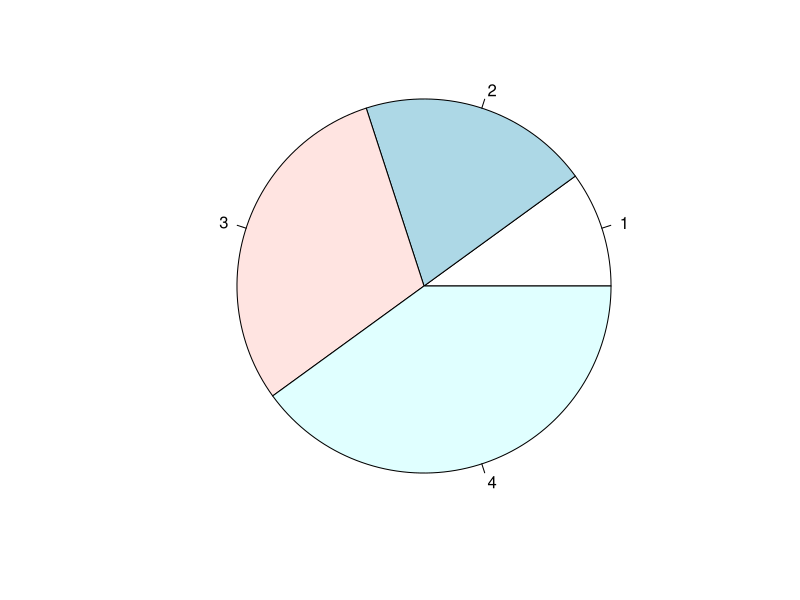
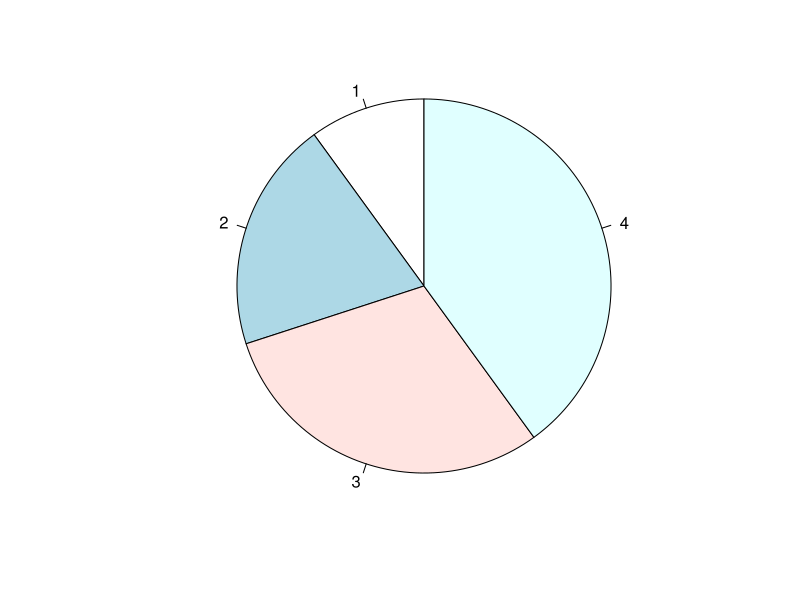
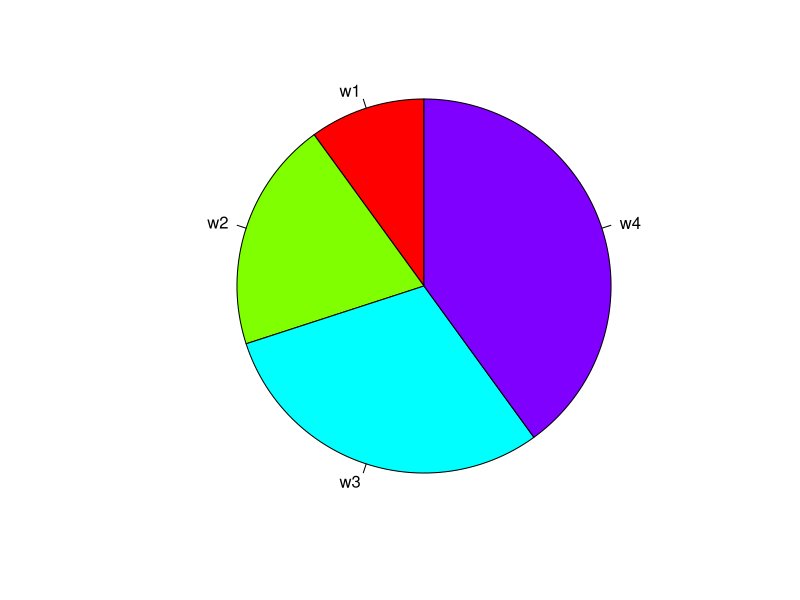
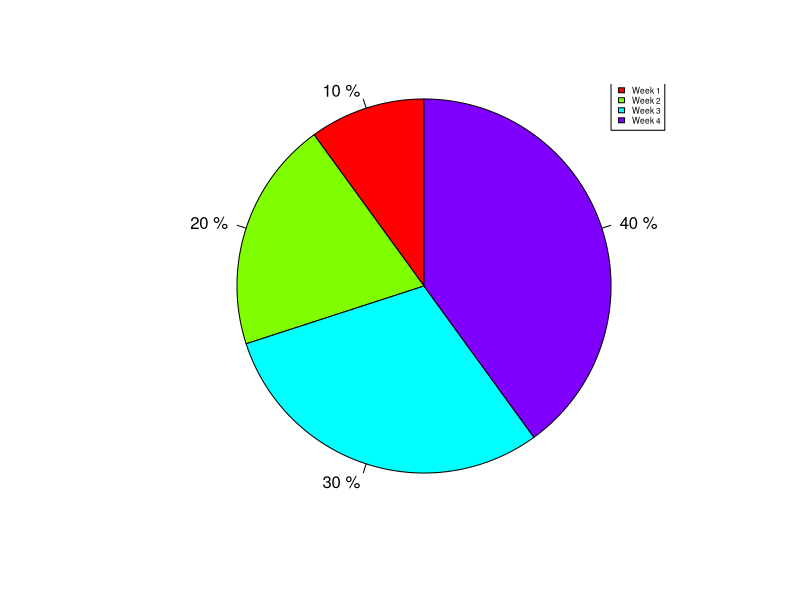
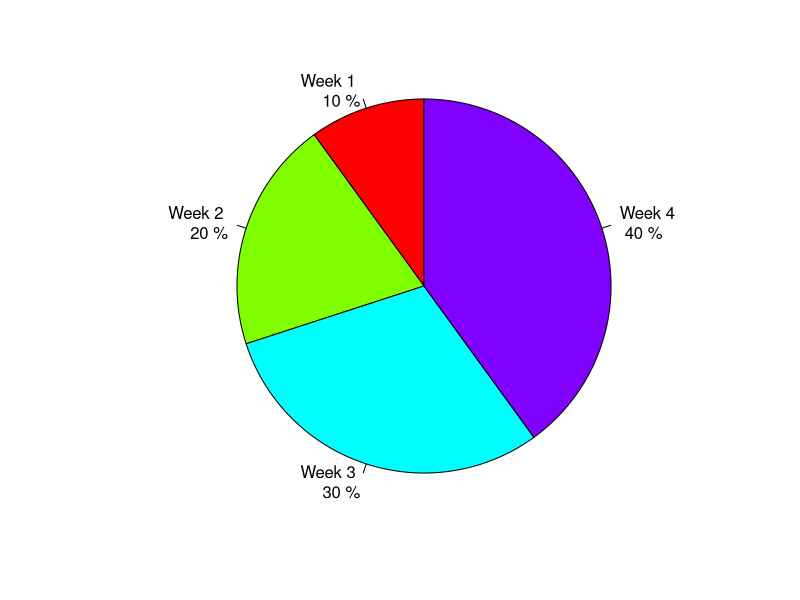
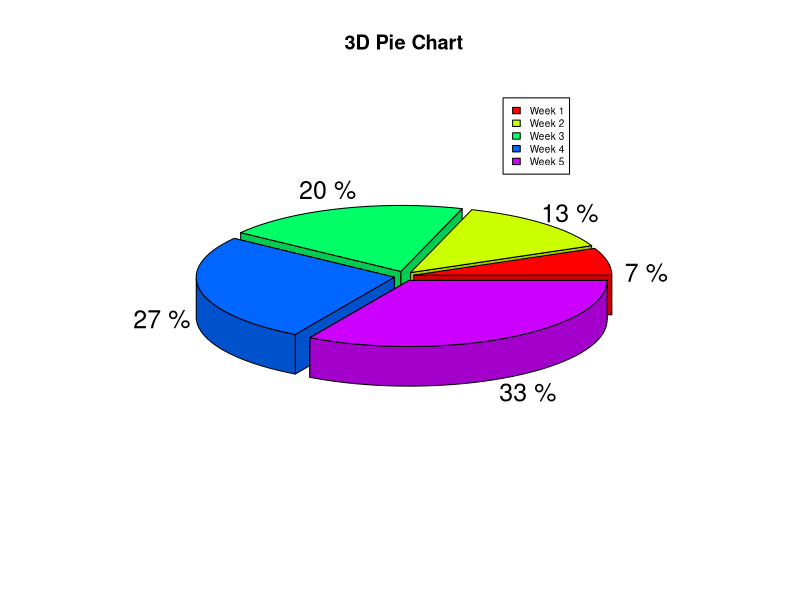
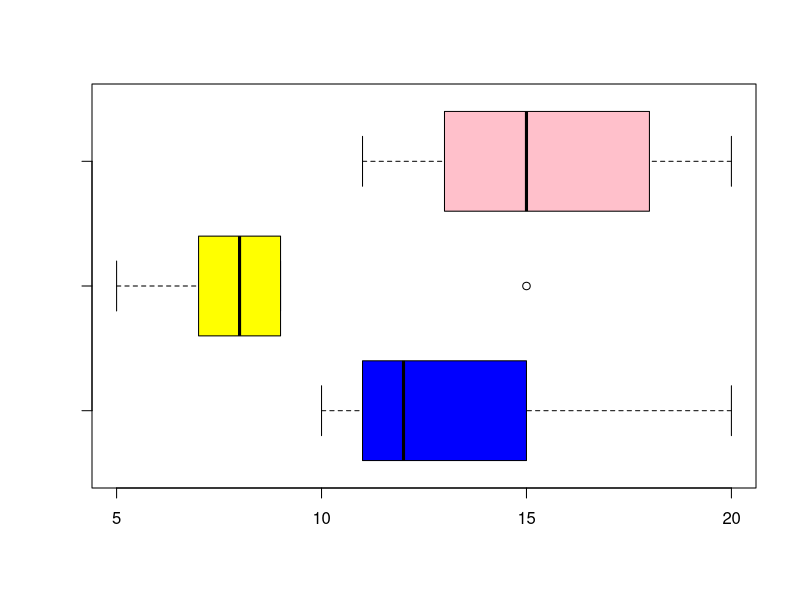
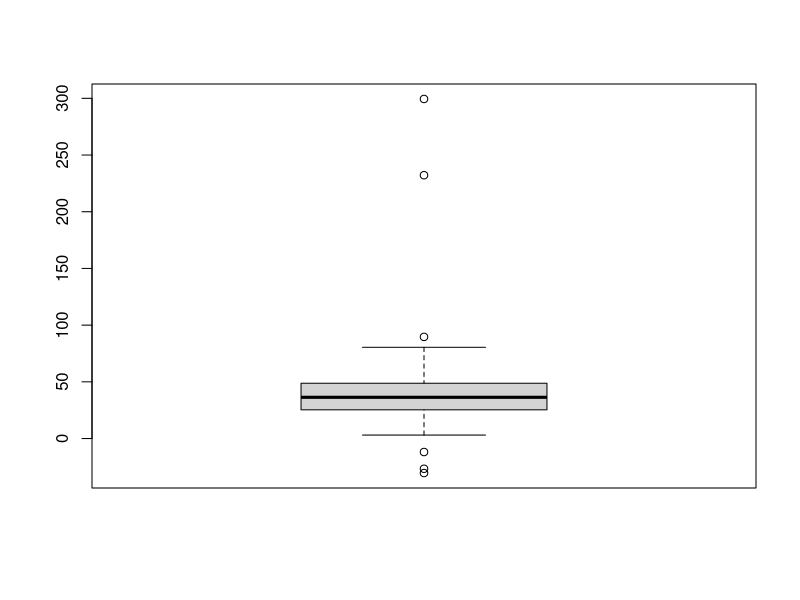

Source code (R) for these figures, in order: (Note: this script raises an error after producing the figures.)
# 파이차트 : pie()

par(mfrow = c(1, 1), oma = c(0.5, 0.5, 0.1, 0.1))
p1 = c(10, 20, 30, 40)
pie(p1, radius = 1)

# 시작 각도를 90도로 지정
pie(p1, radius = 1, init.angle = 90)

#색깔과 label명 지정
pie(
  p1,
  radius = 1,
  init.angle = 90,
  col = rainbow(length(p1)),
  label = c('w1', 'w2', 'w3', 'w4')
)

pct = round(p1 / sum(p1) * 100)
lab = paste(pct, '%')  # 문자 합치기
pie(
  p1,
  radius = 1,
  init.angle = 90,
  col = rainbow(length(p1)),
  label = lab
)

# 범례 지정
legend(
  1,
  1.1,
  c('Week 1', 'Week 2', 'Week 3', 'Week 4'),
  cex = 0.5,
  fill = rainbow(length(p1))
)

# 범례 대신 값으로 넣어주기
lab1 = c('Week 1', 'Week 2', 'Week 3', 'Week 4')
lab2 = paste(lab1, '\n', pct, '%')
pie(
  p1,
  radius = 1,
  init.angle = 90,
  col = rainbow(length(p1)),
  label = lab2
)

# pie3D 활용

library(plotrix)

p1 = c(10, 20, 30, 40, 50)
f_day = round(p1 / sum(p1) * 100)
f_label = paste(f_day, '%')

pie3D(
  p1,
  main = '3D Pie Chart',
  col = rainbow(length(p1)),
  cex = 0.5,
  labels = f_label,
  explode = 0.05
)

legend(
  0.5,
  1,
  c("Week 1", 'Week 2', 'Week 3', 'Week 4', 'Week 5'),
  cex = 0.6,
  fil = rainbow(length(p1))
)

# boxplot()

v1 <- c(10, 12, 15, 11, 20)
v2 <- c(5, 7, 15, 8, 9)
v3 <- c(11, 20, 15, 18, 13)

boxplot(
  v1,
  v2,
  v3,
  col = c('blue', 'yellow', 'pink'),
  name = c('Blue', 'Yellow', 'Pink'),
  horizontal = T
)

Metals = read.csv('../data/metals.csv')
head(Metals)

boxplot(Metals$Cu)
boxplot(Metals)

boxplot(Metals$Mn ~ Metals$Source)
boxplot(Mn ~ Source,
        data = Metals,
        horizontal = T,
        outline = F)

boxplot(
  Mn ~ Source,
  data = Metals,
  border = "blue",
  col = "gray",
  cex = 0.5,
  outpch = 19,
  outcol = "red"
)

grid(nx = NA,
     ny = NULL,
     col = "gray",
     lty = "dashed")